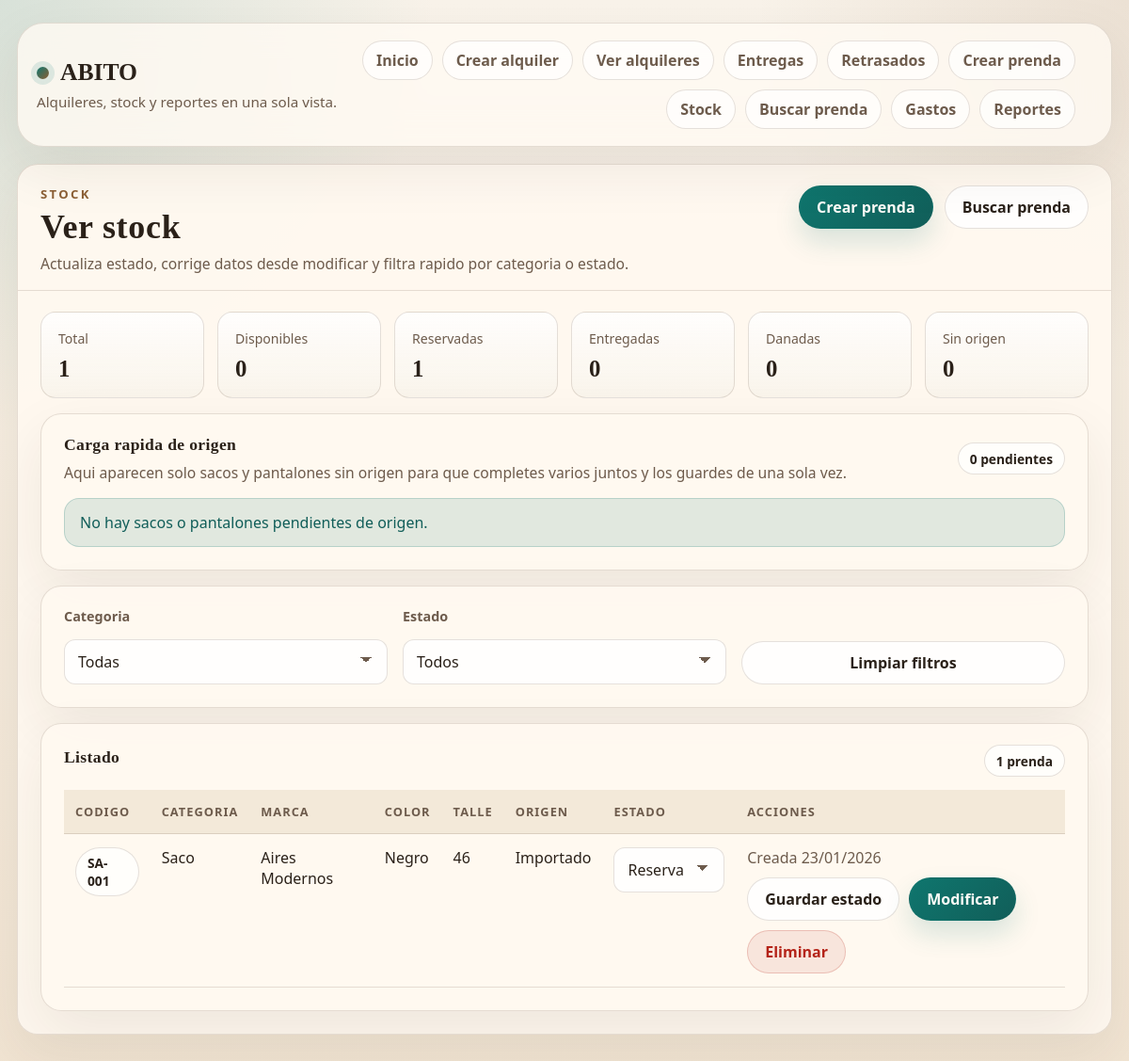
Page /prendas/stock/ on the committed database.
### prendas/models.py (models this page shows, shortened)
class Prenda(models.Model):
    C_SACO = "SACO"
    C_PANTALON = "PANTALON"
    C_CAMISA = "CAMISA"
    C_CHALECO = "CHALECO"
    C_MONO = "MONO"
    C_CORBATA = "CORBATA"
    C_ZAPATOS = "ZAPATOS"
    C_CINTURON = "CINTURON"
    CATEGORIAS = [
        (C_SACO, "Saco"),
        (C_PANTALON, "Pantalón"),
        (C_CAMISA, "Camisa"),
        (C_CHALECO, "Chaleco"),
        (C_MONO, "Moño"),
        (C_CORBATA, "Corbata"),
        (C_ZAPATOS, "Zapatos"),
        (C_CINTURON, "Cinturón"),
    ]
    E_DISP = "DISPONIBLE"
    E_RES = "RESERVADO"
    E_ENT = "ENTREGADO"
    E_DAN = "DANADA"
    ESTADOS = [
        (E_DISP, "Disponible"),
        (E_RES, "Reservado"),
        (E_ENT, "Entregado"),
        (E_DAN, "Dañada"),
    ]
    O_NAC = "NACIONAL"
    O_IMP = "IMPORTADO"
    ORIGENES = [
        (O_NAC, "Nacional"),
        (O_IMP, "Importado"),
    ]
    codigo = models.CharField(max_length=10, unique=True, db_index=True)
    categoria = models.CharField(max_length=20, choices=CATEGORIAS)
    marca = models.CharField(max_length=40, blank=True, default="")
    color = models.CharField(max_length=40, blank=True, default="")
    talle = models.CharField(max_length=20, blank=True, default="")
    origen = models.CharField(max_length=20, choices=ORIGENES, blank=True, default="")
    estado = models.CharField(max_length=20, choices=ESTADOS, default=E_DISP)
    notas = models.CharField(max_length=200, blank=True, default="")
    creado_en = models.DateTimeField(auto_now_add=True)
    actualizado_en = models.DateTimeField(auto_now=True)
    class Meta:
        indexes = [
            models.Index(fields=["categoria", "estado"]),
            models.Index(fields=["origen"]),
            models.Index(fields=["marca"]),
            models.Index(fields=["color"]),
            models.Index(fields=["talle"]),
        ]

### prendas/views.py (the view, shortened to what this page needs)
# urls.py: path("stock/", views.stock, name="stock"),
@require_http_methods(["GET", "POST"])
def stock(request):
    prendas = list(Prenda.objects.all().order_by("categoria", "-creado_en", "-codigo"))
    prendas_sin_origen = list(_prendas_sin_origen())
    resumen = [
        {"label": "Total", "valor": len(prendas)},
        {"label": "Disponibles", "valor": sum(1 for prenda in prendas if prenda.estado == Prenda.E_DISP)},
        {"label": "Reservadas", "valor": sum(1 for prenda in prendas if prenda.estado == Prenda.E_RES)},
        {"label": "Entregadas", "valor": sum(1 for prenda in prendas if prenda.estado == Prenda.E_ENT)},
        {"label": "Danadas", "valor": sum(1 for prenda in prendas if prenda.estado == Prenda.E_DAN)},
        {"label": "Sin origen", "valor": len(prendas_sin_origen)},
    ]
    return render(request, "prendas/stock.html", {
        "prendas": prendas,
        "prendas_sin_origen": prendas_sin_origen,
        "estados": Prenda.ESTADOS,
        "origenes": Prenda.ORIGENES,
        "resumen": resumen,
        "categorias": Prenda.CATEGORIAS,
    })

### prendas/views.py (called while the page is built)
def _categorias_con_origen():
    return [Prenda.C_SACO, Prenda.C_PANTALON]

def _prendas_sin_origen():
    return (
        Prenda.objects
        .filter(categoria__in=_categorias_con_origen(), origen="")
        .order_by("categoria", "marca", "talle", "codigo")
    )

### prendas/templates/prendas/stock.html (shortened to what this page needs)
{% extends "base.html" %}
{% block content %}
<section class="ab-card">
  <div class="ab-head">
    <div>
      <p class="ab-kicker">Stock</p>
      <h1 class="ab-title">Ver stock</h1>
      <p class="ab-sub">Actualiza estado, corrige datos desde modificar y filtra rapido por categoria o estado.</p>
    </div>
    <div class="ab-actions">
      <a class="ab-btn" href="{% url 'prendas:crear' %}">Crear prenda</a>
      <a class="ab-btn2" href="{% url 'prendas:buscar_prenda' %}">Buscar prenda</a>
    </div>
  </div>
  <div class="ab-body ab-stack">
    <div class="ab-summary-grid">
      {% for item in resumen %}
        <div class="ab-summary-card">
          <span class="ab-small">{{ item.label }}</span>
          <strong>{{ item.valor }}</strong>
        </div>
      {% endfor %}
    </div>
    <div class="ab-card" style="border-radius: 22px;">
      <div class="ab-body ab-stack">
        <div class="ab-row" style="justify-content: space-between; gap: 14px;">
          <div>
            <h2 class="ab-mini-title">Carga rapida de origen</h2>
            <p class="ab-sub" style="margin-top: 6px;">
              Aqui aparecen solo sacos y pantalones sin origen para que completes varios juntos y los guardes de una sola vez.
            </p>
          </div>
          <span class="ab-pill" id="pendingOriginCount">{{ prendas_sin_origen|length }} pendiente{{ prendas_sin_origen|length|pluralize }}</span>
        </div>
        {% if prendas_sin_origen %}
          <form method="post" class="ab-stack">
            {% csrf_token %}
            <input type="hidden" name="accion" value="guardar_origenes">
            <div class="ab-grid">
              <div class="col-4 ab-field">
                <label class="ab-lab" for="pendingOriginCategory">Categoria</label>
                <select class="ab-sel" id="pendingOriginCategory">
                  <option value="">Todas</option>
                  <option value="SACO">Sacos</option>
                  <option value="PANTALON">Pantalones</option>
                </select>
              </div>
              <div class="col-8 ab-field" style="justify-content: flex-end;">
                <label class="ab-lab">&nbsp;</label>
                <div class="ab-actions">
                  <button class="ab-btn2" type="button" data-fill-origin="NACIONAL">Marcar visibles como Nacional</button>
                  <button class="ab-btn2" type="button" data-fill-origin="IMPORTADO">Marcar visibles como Importado</button>
                  <button class="ab-btn2" type="button" id="pendingOriginClear">Limpiar visibles</button>
                  <button class="ab-btn" type="submit">Guardar origenes</button>
                </div>
              </div>
            </div>
            <div class="ab-table-wrap">
              <table class="ab-table" id="pendingOriginTable">
                <thead>
                  <tr>
                    <th>Codigo</th>
                    <th>Categoria</th>
                    <th>Marca</th>
                    <th>Color</th>
                    <th>Talle</th>
                    <th>Origen</th>
                    <th>Acciones</th>
                  </tr>
                </thead>
                <tbody>
                  {% for p in prendas_sin_origen %}
                    <tr data-origin-category="{{ p.categoria }}">
                      <td><span class="ab-pill">{{ p.codigo }}</span></td>
                      <td>{{ p.get_categoria_display }}</td>
                      <td>{{ p.marca|default:"-" }}</td>
                      <td>{{ p.color|default:"-" }}</td>
                      <td>{{ p.talle|default:"-" }}</td>
                      <td>
                        <select class="ab-sel" name="origen_{{ p.id }}">
                          <option value="">Elegir origen</option>
                          {% for value, label in origenes %}
                            <option value="{{ value }}">{{ label }}</option>
                          {% endfor %}
                        </select>
                      </td>
                      <td>
                        <a class="ab-btn2" href="{% url 'prendas:editar' p.id %}">Modificar</a>
                      </td>
                    </tr>
                  {% endfor %}
                </tbody>
              </table>
            </div>
          </form>
        {% else %}
          <div class="ab-msg ok">No hay sacos o pantalones pendientes de origen.</div>
        {% endif %}
      </div>
    </div>
    <div class="ab-card" style="border-radius: 22px;">
      <div class="ab-body">
        <div class="ab-grid">
          <div class="col-4 ab-field">
            <label class="ab-lab" for="stockCategory">Categoria</label>
            <select class="ab-sel" id="stockCategory">
              <option value="">Todas</option>
            </select>
          </div>
          <div class="col-4 ab-field">
            <label class="ab-lab" for="stockState">Estado</label>
            <select class="ab-sel" id="stockState">
              <option value="">Todos</option>
            </select>
          </div>
          <div class="col-4 ab-field" style="justify-content: flex-end;">
            <label class="ab-lab">&nbsp;</label>
            <button class="ab-btn2" type="button" id="stockClear">Limpiar filtros</button>
          </div>
        </div>
      </div>
    </div>
    <div class="ab-card" style="border-radius: 22px;">
      <div class="ab-body">
        <div class="ab-row" style="justify-content: space-between; margin-bottom: 14px;">
          <h2 class="ab-mini-title">Listado</h2>
          <span class="ab-pill" id="stockCount">0 prendas</span>
        </div>
        <div class="ab-table-wrap ab-desktop-only">
          <table class="ab-table" id="stockTable">
            <thead>
              <tr>
                <th>Codigo</th>
                <th>Categoria</th>
                <th>Marca</th>
                <th>Color</th>
                <th>Talle</th>
                <th>Origen</th>
                <th>Estado</th>
                <th>Acciones</th>
              </tr>
            </thead>
            <tbody>
              {% for p in prendas %}
                <tr
                  data-category="{{ p.categoria }}"
                  data-state="{{ p.estado }}"
                >
                  <td><span class="ab-pill">{{ p.codigo }}</span></td>
                  <td>{{ p.get_categoria_display }}</td>
                  <td>{{ p.marca|default:"-" }}</td>
                  <td>{{ p.color|default:"-" }}</td>
                  <td>{{ p.talle|default:"-" }}</td>
                  <td>{{ p.get_origen_display|default:"-" }}</td>
                  <td>
                    <form method="post" class="ab-inline-form" id="stock-form-{{ p.id }}">
                      <select class="ab-sel" name="estado">
                        {% for value, label in estados %}
                          <option value="{{ value }}" {% if p.estado == value %}selected{% endif %}>{{ label }}</option>
                        {% endfor %}
                      </select>
                    </form>
                  </td>
                  <td>
                    <div class="ab-stack" style="gap: 10px;">
                      <div class="ab-muted">Creada {{ p.creado_en|date:"d/m/Y" }}</div>
                      <div class="ab-actions-column">
                        <button class="ab-btn2" type="submit" name="accion" value="actualizar" form="stock-form-{{ p.id }}">Guardar estado</button>
                        <a class="ab-btn" href="{% url 'prendas:editar' p.id %}">Modificar</a>
                        <button class="ab-btn-danger" type="submit" name="accion" value="eliminar" form="stock-form-{{ p.id }}" onclick="return confirm('Se va a eliminar la prenda {{ p.codigo }}. Continuar?');">Eliminar</button>
                      </div>
                    </div>
                  </td>
                </tr>
              {% empty %}
                <tr>
                  <td colspan="8" class="ab-muted">No hay prendas cargadas.</td>
                </tr>
              {% endfor %}
            </tbody>
          </table>
        </div>
      </div>
    </div>
  </div>
</section>
{% endblock %}

### rows in the picture
Prenda: codigo "SA-001", categoria "Saco", marca "Aires Modernos", color "Negro", talle "46", origen "Importado", estado "Reservado", creado_en "23/01/2026"

### other values in the picture
{{ item.label }} "Total" "Disponibles" "Reservadas" "Entregadas" "Danadas" "Sin origen"
{{ item.valor }} "1" "0" "1" "0" "0" "0"
